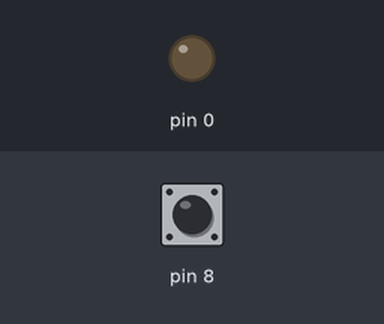
Recording of a sketch running on a simulated Arduino Uno, built with avr-gcc and run on an emulated ATmega328P. Shown: output pins drawn as LEDs (lit = HIGH). The inputs (shaded band) are chosen by the test bench; at power-on: pin 8 LOW.

Above: at 1.2 s.
1.3 s: pin 8 pulsed HIGH 2 times (0.12 s each, 0.3 s apart)
At 4.3 s:
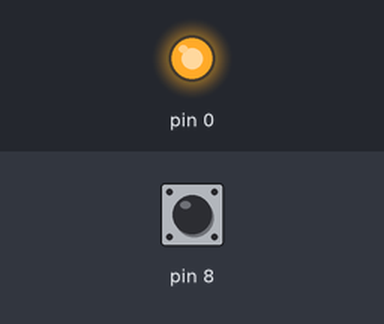
Timing chart, 0 to 7.5 s (numbered marks = the images above; inputs shaded):
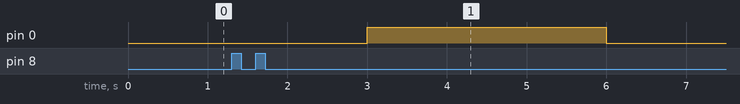

The sketch:

UVtest.pde
```cpp
/* UV TRON TEST
 * Connect UVTron to A0
 * LED on D0
 */

/*
 * UVTRON interrupt based driver
 */
volatile int uv_val;

/** This enables the uvtron, still need to call sei() */
void uvtronInit(char channel){
  // channel must be on PORTA
  uv_val = 0;
  PCICR |= (1 << PCIE0);      // enable PC interrupt on port A
  PCMSK0 = (1 << channel);    // enable interrupt on channel
}

int uvtronGetData(char channel){
  return uv_val;
}

void uvtronClearData(char channel){
  uv_val = 0;
}

void setup(){
  pinMode(0,OUTPUT);
  uvtronInit(0);
}

void loop(){
  delay(3000);
  if(uvtronGetData(0) > 3){
    digitalWrite(0,HIGH);
  }else{
    digitalWrite(0,LOW);
  }
  uvtronClearData(0);
}

ISR(PCINT0_vect){
  // assume this is only interrupt on port A
  if(uv_val < 1000)
    uv_val++;
}
```

Measured:
- after the input at 1.3 s, pin 0: LOW → HIGH after 1.7 s, → LOW 3.0 s later
